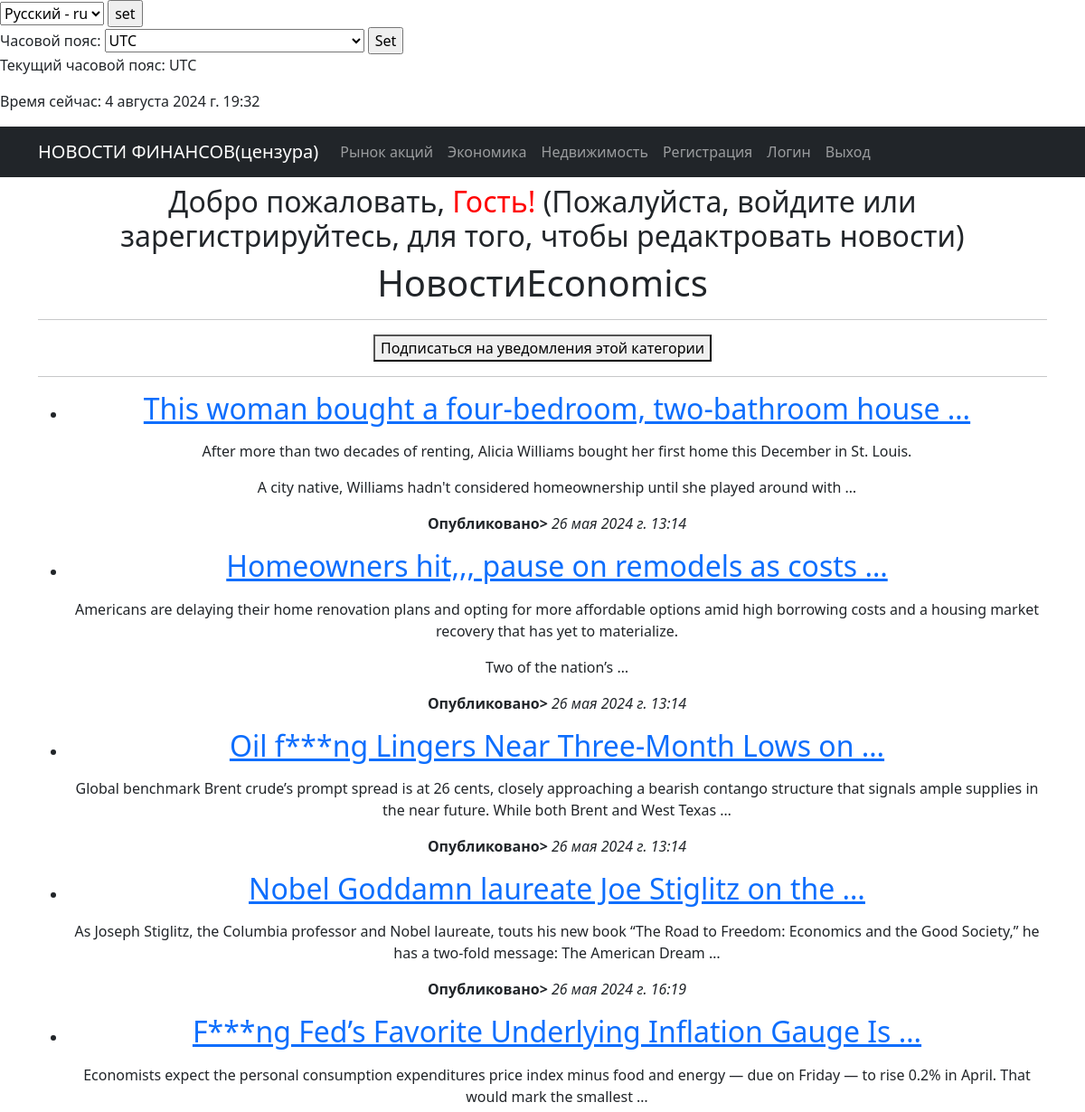
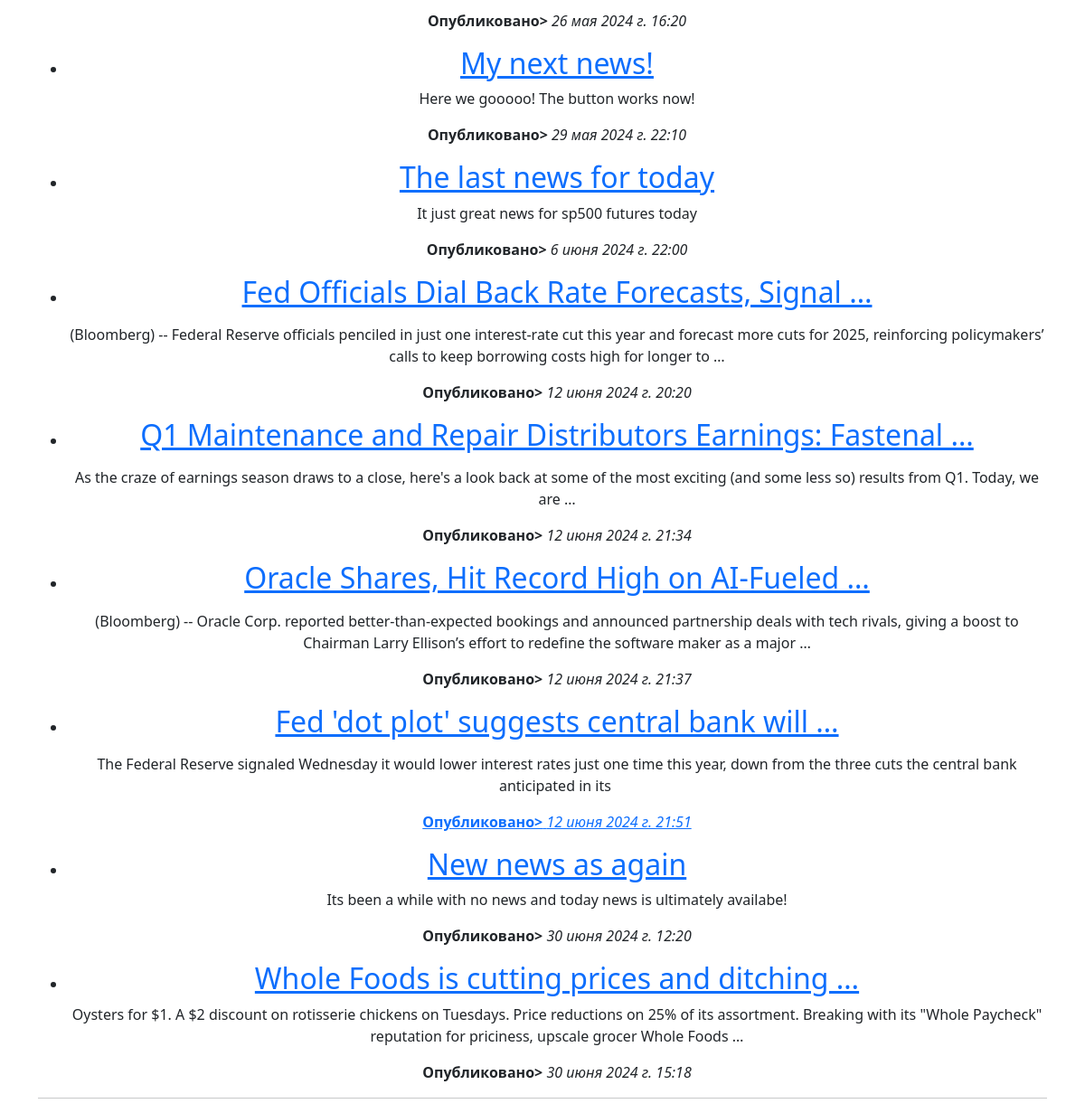
Before: /category/Economics/ with the older database file (2 pictures, top to bottom).
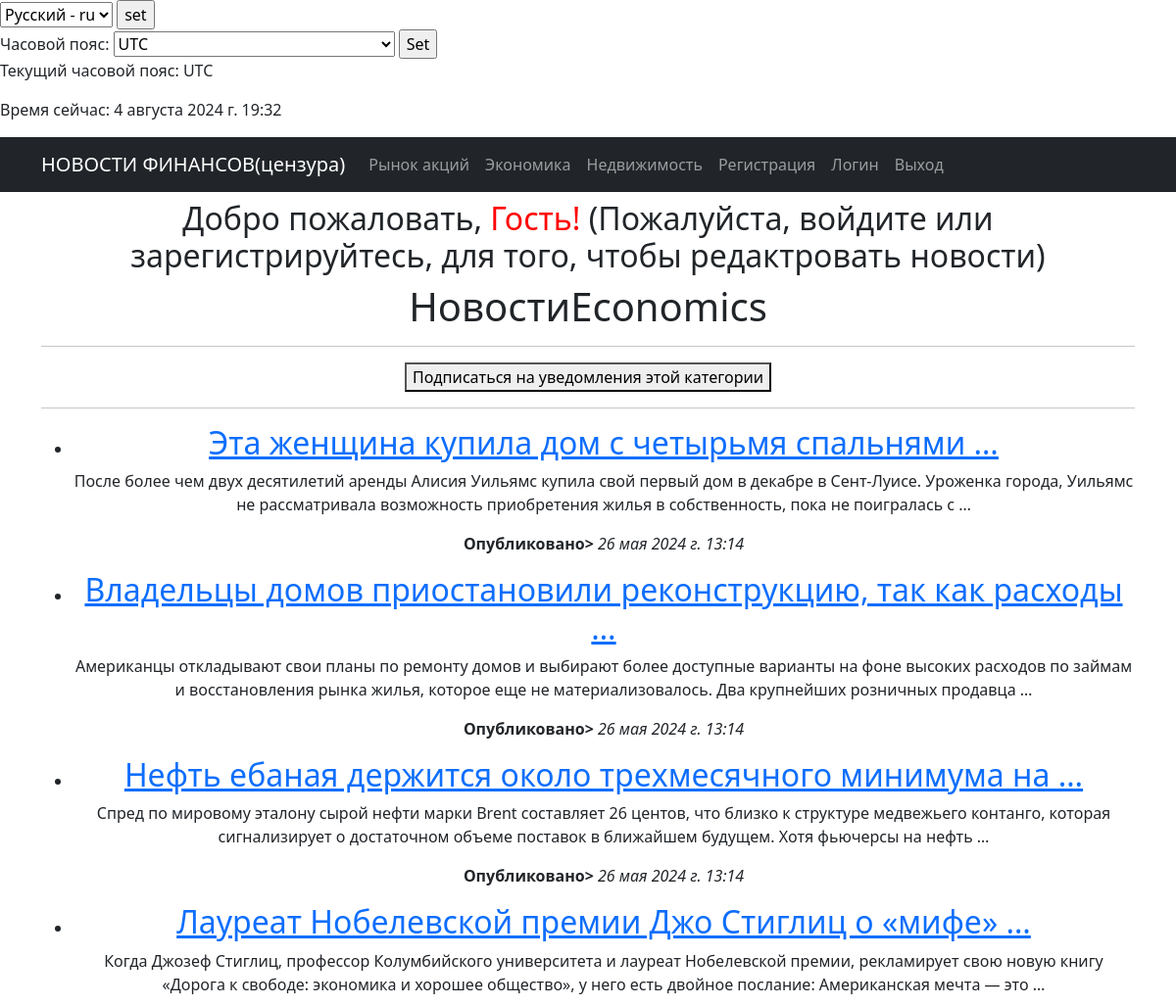
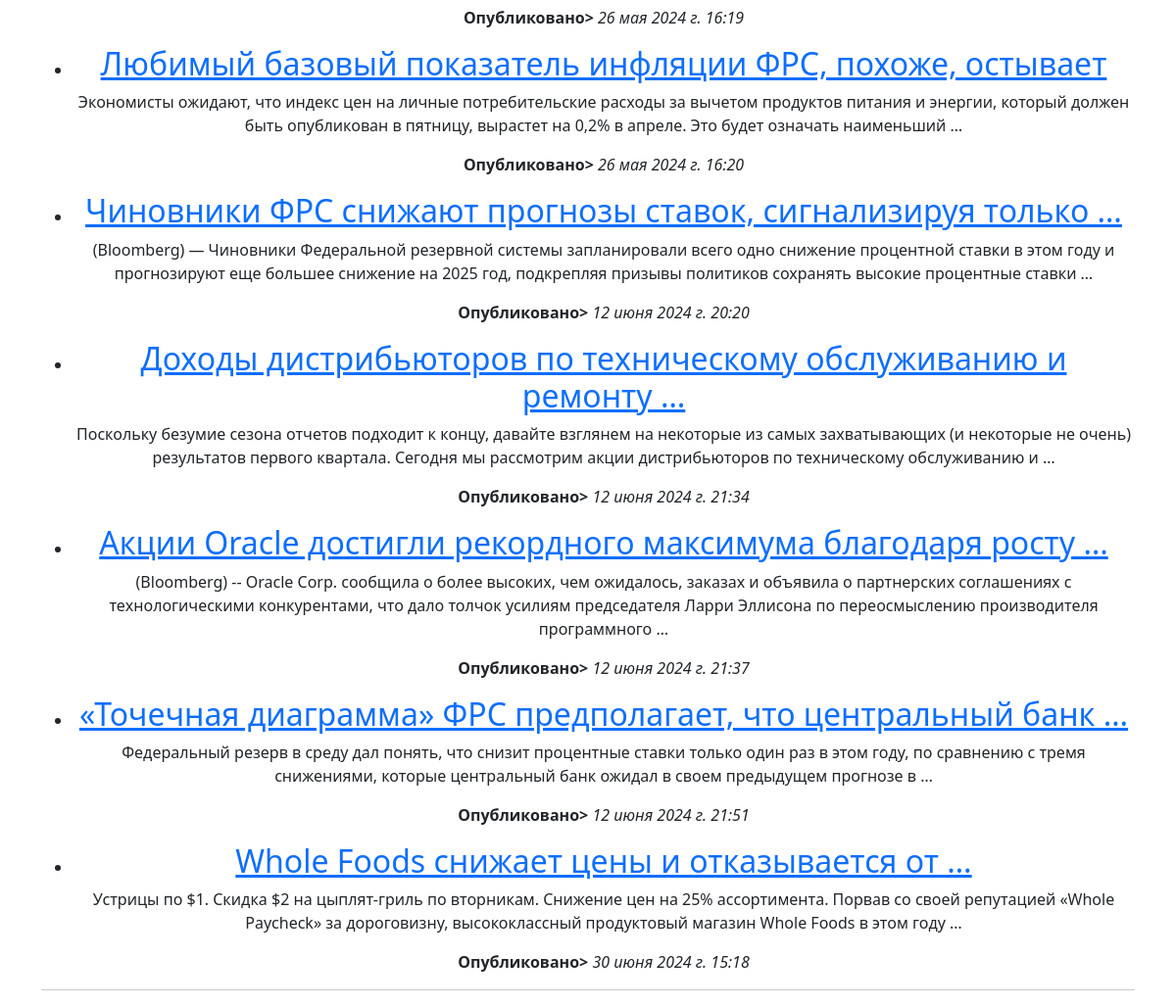
After: the same page with the newer database file (2 pictures, top to bottom).
### app/models.py (models this page shows, shortened)
class Category(models.Model):
    name = models.CharField(max_length=100, unique=True, help_text=_('category name'))  # help_text goes to admin panel
    class Meta:
        verbose_name_plural = _("Categories")

class News(models.Model):
    name = models.CharField(max_length=150, unique=True)
    description = models.TextField()
    published_date = models.DateTimeField(default=timezone.now)
    category = models.ForeignKey(to='Category', on_delete=models.CASCADE, related_name='news')
    author = models.ForeignKey(User, on_delete=models.CASCADE, default=1)
    class Meta:
        verbose_name_plural = _("News")

### app/views.py (the view)
# urls.py: path('category/<str:category_name>/', NewsByCategory.as_view(), name='news_by_category'),
class NewsByCategory(ListView):
    template_name = 'news_by_category.html'
    context_object_name = 'news_items'
    def get_queryset(self):
        self.category = get_object_or_404(Category, name=self.kwargs['category_name'])
        return News.objects.filter(category=self.category)
    def get_context_data(self, **kwargs):
        context = super().get_context_data(**kwargs)
        context['category'] = self.category
        return context

### app/templatetags/custom_filters.py (called while the page is built)
@register.filter(name='censor_bad_words')
def censor_bad_words(value):
    words = value.split()
    censored_words = [BAD_WORDS.get(word, word) for word in words]
    return ' '.join(censored_words)

### basic/context_processors.py (called while the page is built)
def timezone_context(request):
    return {
        'current_time': timezone.now(),
        'timezones': pytz.common_timezones,
        'TIME_ZONE': timezone.get_current_timezone_name()
    }

### templates/news_by_category.html (shortened to what this page needs)
{% extends 'flatpages/default.html' %}
{% load i18n %}
{% load custom_filters %}
{% block content %}
<h1>{% trans "News in" %}{{ category.name }}</h1>
<hr>
<a href="{% url 'subscribe_to_category' category.id %}">
    <button type="button">{% trans "Subscribe to email notifications of this category!" %}</button>
</a>
<hr>
<ul>
    {% for news in news_items %}
        <li>
            <h2><a href="{% url 'news_detail' news.pk %}">{{ news.name|censor_bad_words|truncatewords:7 }}</a></h2>
            <p>{{ news.description|truncatewords:30|safe }}</p>
            <p><strong>{% trans "Published on:" %}</strong> <i>{{ news.published_date }}</i></p>
        </li>
    {% empty %}
        <li>{% trans "No news in this category." %}</li>
    {% endfor %}
</ul>
<hr>
{% endblock content %}

### templates/flatpages/default.html (shortened to what this page needs)
<!DOCTYPE html>
{% load cache %}
{% load i18n %}
{% load tz %}
<html lang="en">
    <head>
        {% load static %}
        <link href="{% static 'css/styles.css' %}" rel="stylesheet" />
    </head>
<body>
    <form action="{% url 'set_language' %}" method="POST"> {% csrf_token %}
        <select name="language" id="">
            {% get_available_languages as LANGUAGES %}
            {% get_language_info_list for LANGUAGES as languages %}
            {% get_current_language as LANGUAGE_CODE %}
            {% for language in languages %}
                <option value="{{ language.code }}" {% if language.code == LANGUAGE_CODE %} selected {% endif %}>
                    {{ language.name_local }} - {{ language.code }}
                </option>
            {% endfor %}
        </select>
        <input type="submit" value="set">
    </form>
    {% get_current_timezone as TIME_ZONE %}
    <form action="" method="POST">
    <label>{% trans "Time zone:" %}</label>
    <select name="timezone">
        {% for tz in timezones %}
        <option value="{{ tz }}"{% if tz == TIME_ZONE %} selected{% endif %}>{{ tz }}</option>
        {% endfor %}
    </select>
    <input type="submit" value="Set">
    </form>
    <p>{% trans "Current Timezone:" %} {{ TIME_ZONE }}</p>
    <p>{% trans "Current Time:" %} {{ current_time|timezone:TIME_ZONE }}</p>
    {% cache 600 navbar request.LANGUAGE_CODE %}
    <nav class="navbar navbar-expand-lg navbar-dark bg-dark static-top">
        <div class="container">
            <a class="navbar-brand" href="{% url 'news_list' %}">{% trans "NEWS FINANCE (censored)" %}</a>
            <div class="collapse navbar-collapse" id="navbarResponsive">
                <ul class="navbar-nav ml-auto">
                    <li class="nav-item">
                        <a class="nav-link" href="{% url 'news_by_category' category_name='Stock Market' %}">{% trans "Stock Market" %}</a>
                    </li>
                    <li class="nav-item">
                        <a class="nav-link" href="{% url 'news_by_category' category_name='Economics' %}">{% trans "Economics" %}</a>
                    </li>
                    <li class="nav-item">
                        <a class="nav-link" href="{% url 'news_by_category' category_name='Housing' %}">{% trans "Housing" %}</a>
                    </li>
                    <li class="nav-item">
                        <a class="nav-link" href="{% url 'account_signup' %}">{% trans "Sign UP" %}</a>
                    </li>
                    <li class="nav-item">
                        <a class="nav-link" href="{% url 'account_login' %}">{% trans "Login" %}</a>
                    </li>
                    <li class="nav-item">
                        <a class="nav-link" href="{% url 'account_logout' %}">{% trans "Logout" %}</a>
                    </li>
                </ul>
            </div>
        </div>
    </nav>
    {% endcache %}
    <div class="container">
        <div class="row">
            <div class="col-lg-12 text-center">
                <h2>{% trans "Welcome," %}
                  {% if user.is_authenticated %}
                    <span style="color: green;">{{ user.username }}</span>! {% trans "Now you can edit news," %}
                  {% else %}
                    <span style="color: red;">{% trans "Guest!" %} </span> {% trans "(Please log in or sign up to edit news)" %}
                  {% endif %}
                </h2>
                {% block content %}{% endblock content %}
            </div>
        </div>
    </div>
</body>
</html>

Changed rows visible on the page:
removed News: name|censor_bad_words "My next news!", description "Here we gooooo! The button works now!", published_date "29 мая 2024 г. 22:10"
removed News: name|censor_bad_words "The last news for today", description "It just great news for sp500 futures today", published_date "6 июня 2024 г. 22:00"
removed News: name|censor_bad_words "New news as again", description "Its been a while with no news and today news is ultimately availabe!", published_date "30 июня 2024 г. 12:20"
changed News: name|censor_bad_words "This woman bought a four-bedroom, two-bathroom house …" → "Эта женщина купила дом с четырьмя спальнями …"; description "After more than two decades of renting, Alicia Williams bought her first home this December in St. Louis. A city native, Williams hadn't considered homeownership until she played around with …" → "После более чем двух десятилетий аренды Алисия Уильямс купила свой первый дом в декабре в Сент-Луисе. Уроженка города, Уильямс не рассматривала возможность приобретения жилья в собственность, пока не поигралась с …"
changed News: name|censor_bad_words "Homeowners hit,,, pause on remodels as costs …" → "Владельцы домов приостановили реконструкцию, так как расходы …"; description "Americans are delaying their home renovation plans and opting for more affordable options amid high borrowing costs and a housing market recovery that has yet to materialize. Two of the nation’s …" → "Американцы откладывают свои планы по ремонту домов и выбирают более доступные варианты на фоне высоких расходов по займам и восстановления рынка жилья, которое еще не материализовалось. Два крупнейших розничных продавца …"
changed News: name|censor_bad_words "Oil f***ng Lingers Near Three-Month Lows on …" → "Нефть ебаная держится около трехмесячного минимума на …"; description "Global benchmark Brent crude’s prompt spread is at 26 cents, closely approaching a bearish contango structure that signals ample supplies in the near future. While both Brent and West Texas …" → "Спред по мировому эталону сырой нефти марки Brent составляет 26 центов, что близко к структуре медвежьего контанго, которая сигнализирует о достаточном объеме поставок в ближайшем будущем. Хотя фьючерсы на нефть …"
changed News: name|censor_bad_words "Nobel Goddamn laureate Joe Stiglitz on the …" → "Лауреат Нобелевской премии Джо Стиглиц о «мифе» …"; description "As Joseph Stiglitz, the Columbia professor and Nobel laureate, touts his new book “The Road to Freedom: Economics and the Good Society,” he has a two-fold message: The American Dream …" → "Когда Джозеф Стиглиц, профессор Колумбийского университета и лауреат Нобелевской премии, рекламирует свою новую книгу «Дорога к свободе: экономика и хорошее общество», у него есть двойное послание: Американская мечта — это …"
changed News: name|censor_bad_words "F***ng Fed’s Favorite Underlying Inflation Gauge Is …" → "Любимый базовый показатель инфляции ФРС, похоже, остывает"; description "Economists expect the personal consumption expenditures price index minus food and energy — due on Friday — to rise 0.2% in April. That would mark the smallest …" → "Экономисты ожидают, что индекс цен на личные потребительские расходы за вычетом продуктов питания и энергии, который должен быть опубликован в пятницу, вырастет на 0,2% в апреле. Это будет означать наименьший …"
changed News: name|censor_bad_words "Fed Officials Dial Back Rate Forecasts, Signal …" → "Чиновники ФРС снижают прогнозы ставок, сигнализируя только …"; description "(Bloomberg) -- Federal Reserve officials penciled in just one interest-rate cut this year and forecast more cuts for 2025, reinforcing policymakers’ calls to keep borrowing costs high for longer to …" → "(Bloomberg) — Чиновники Федеральной резервной системы запланировали всего одно снижение процентной ставки в этом году и прогнозируют еще большее снижение на 2025 год, подкрепляя призывы политиков сохранять высокие процентные ставки …"
changed News: name|censor_bad_words "Q1 Maintenance and Repair Distributors Earnings: Fastenal …" → "Доходы дистрибьюторов по техническому обслуживанию и ремонту …"; description "As the craze of earnings season draws to a close, here's a look back at some of the most exciting (and some less so) results from Q1. Today, we are …" → "Поскольку безумие сезона отчетов подходит к концу, давайте взглянем на некоторые из самых захватывающих (и некоторые не очень) результатов первого квартала. Сегодня мы рассмотрим акции дистрибьюторов по техническому обслуживанию и …"
changed News: name|censor_bad_words "Oracle Shares, Hit Record High on AI-Fueled …" → "Акции Oracle достигли рекордного максимума благодаря росту …"; description "(Bloomberg) -- Oracle Corp. reported better-than-expected bookings and announced partnership deals with tech rivals, giving a boost to Chairman Larry Ellison’s effort to redefine the software maker as a major …" → "(Bloomberg) -- Oracle Corp. сообщила о более высоких, чем ожидалось, заказах и объявила о партнерских соглашениях с технологическими конкурентами, что дало толчок усилиям председателя Ларри Эллисона по переосмыслению производителя программного …"
changed News: name|censor_bad_words "Fed 'dot plot' suggests central bank will …" → "«Точечная диаграмма» ФРС предполагает, что центральный банк …"; description "The Federal Reserve signaled Wednesday it would lower interest rates just one time this year, down from the three cuts the central bank anticipated in its" → "Федеральный резерв в среду дал понять, что снизит процентные ставки только один раз в этом году, по сравнению с тремя снижениями, которые центральный банк ожидал в своем предыдущем прогнозе в …"
changed News: name|censor_bad_words "Whole Foods is cutting prices and ditching …" → "Whole Foods снижает цены и отказывается от …"; description "Oysters for $1. A $2 discount on rotisserie chickens on Tuesdays. Price reductions on 25% of its assortment. Breaking with its \"Whole Paycheck\" reputation for priciness, upscale grocer Whole Foods …" → "Устрицы по $1. Скидка $2 на цыплят-гриль по вторникам. Снижение цен на 25% ассортимента. Порвав со своей репутацией «Whole Paycheck» за дороговизну, высококлассный продуктовый магазин Whole Foods в этом году …"
